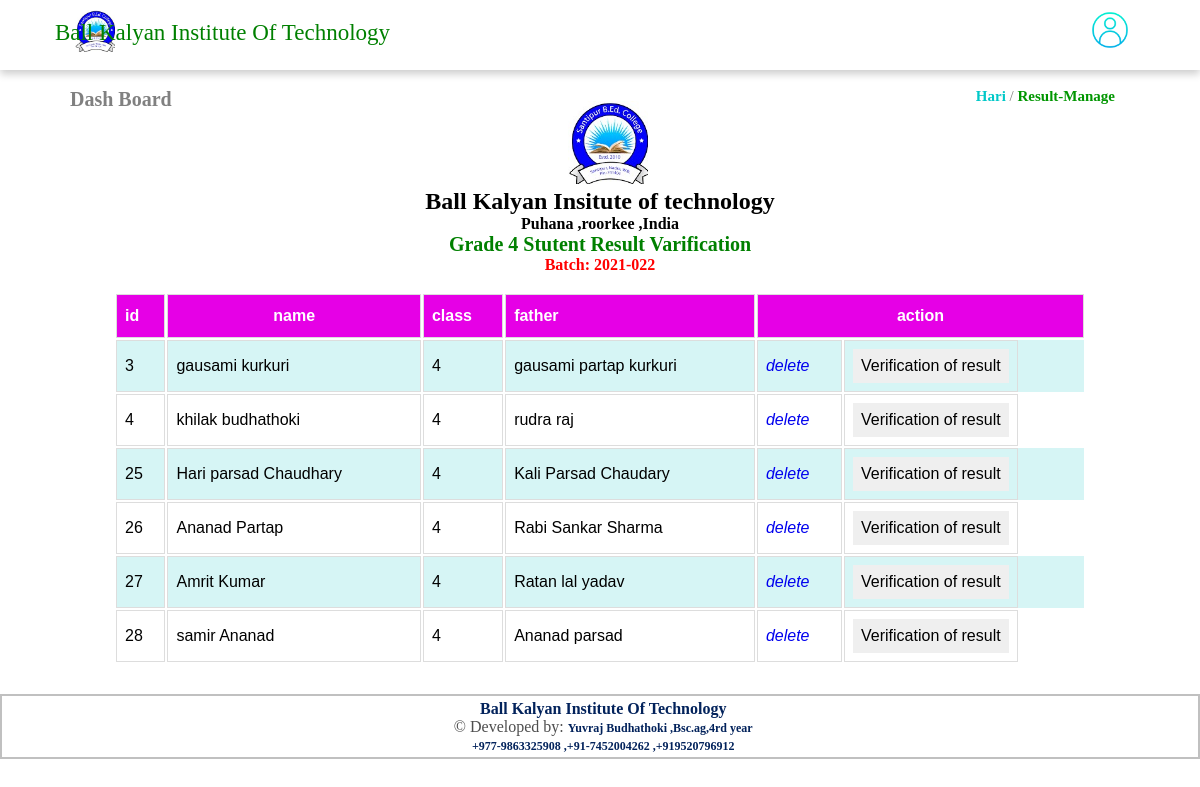
The app's page /result_manag_all.php?id=4 (signed in) with its own data.
### tables this page shows
CREATE TABLE `stddata` (
  `id` int(255) NOT NULL,
  `fname` varchar(255) NOT NULL,
  `lname` varchar(255) NOT NULL,
  `cls` varchar(255) NOT NULL,
  `father` varchar(255) NOT NULL,
  `address` varchar(255) NOT NULL,
  `pass` varchar(225) NOT NULL,
  `status` varchar(225) NOT NULL,
  `action` varchar(233) NOT NULL,
  `date` timestamp NOT NULL DEFAULT current_timestamp()
);

### result_manag_all.php (the view, shortened to what this page needs)
<?php
include("dbc1.php");
if (strlen($_SESSION['trmsaid']==0)) {
header('location:logout.php');
} else{
?>
<!doctype html>
<html class="no-js" lang="en">
  <head>
    <link rel="stylesheet" href="css/style1.css">
  </head>
  <body>
    <?php include('header.php'); ?>
    <div style="font-size: 20px; margin-left: 70px;  ">
      <a href="dashboard.php" style="text-decoration: none; color: gray; font-weight: bold;">Dash Board</a>
      <p  style="float:right; margin-right: 85px; text-decoration: none; font-size:15px; color:gray;">
        <a href="#" style="text-decoration: none; font-weight:bold; color: rgba(0, 200, 200, 1.0);"><?php echo $_SESSION['fname'];?></a>  /  <a href="result_manage_all.php" style="text-decoration: none; color: rgba(0, 150, 0, 1.0); font-weight:bold;">Result-Manage</a> </p>
      </div>
    <div style="width:90%; margin-left:5%; margin-top:-20px;">
      <?php
      $id=$_GET['id'];
      $query = "SELECT * FROM `stddata` WHERE cls='$id' ORDER BY id asc  ";
      $query1 = mysqli_query($conn , $query) or die("error");
      $result1= mysqli_fetch_array($query1);
      ?>
      <?php
      $cls=$result1['cls'];
      ?>
      <div style="margin-top:10px;"> <img src="uploade/logo.jpg" style="margin-left: 47%;" width="80"> <h2 style="text-align:center;"> Ball Kalyan Insitute of technology</h2>
        <h2 style="text-align:center; font-size: 16px;">Puhana ,roorkee ,India</h2>
        <h2 style="text-align:center; font-size: 20px; color:green;">Grade  <?php echo $cls; ?>  Stutent Result Varification</h2>
        <h2 style="text-align:center; font-size: 16px; color:red;">Batch: 2021-022</h2>
      </div>
      <br>
      <table id="table">
        <tr>
          <th >id</th>
          <th style="text-align:center;" >name</th>
          <th >class</th>
          <th >father </th>
          <th  colspan="2" style="text-align:center;">action</th>
        </tr>
        <?php
        include("dbc1.php");
        $id=$_GET['id'];
        $selectquery = "SELECT * FROM `stddata` where status='0' and cls=$id  ORDER BY id asc  ";
        $query = mysqli_query($conn , $selectquery) or die("error");
        while ($result= mysqli_fetch_array($query)) {
        ?>
        <tr class="tr">
          <td > <?php echo $result['id']; ?> </td>
          <td style="text-align: left;"><?php echo $result['fname']; ?> <?php echo $result['lname']; ?>  </td>
          <td ><?php echo $result['cls']; ?> </td>
          <td style="text-align: left;"><?php echo $result['father']; ?> </td>
          <td> <a href="delete.php?id=<?php echo $result['id']; ?> " data-toggle="tooltip" data-placement="bottom" title="delete" ><i class="fa fa-trash" aria-hidden="true">delete</i></a></td>
          <td class="dropdown">
            <button class="dropbtn" style="border:none; font-size:16px; margin-top:0px; text-align:center; ">Verification of result</button>
          </td>
       </tr>
        <?php
        }
        ?>
      </table>
    </div>
    <?php include('footer.php'); ?>
  </body>
</html>
<?php }  ?>

### css/style1.css (style rules this page uses)
* { padding: 0; margin: 0; }
a { text-decoration: none; }
button { border: none; outline: 0; display: flex; padding: 8px; color: white; background-color: #; text-align: center; cursor: pointer; width: 100%; font-size: 18px; margin-top: 20px; }
#table { font-family: Arial, Helvetica, sans-serif; width: 90%; margin-left: 5%; margin-right: 5%; }
#table td, #table th { border: 1px solid #ddd; padding: 8px; }
#table tr:nth-child(even) { background-color:#d6f5f5; }
#table th { padding-top: 12px; padding-bottom: 12px; text-align: left; background-color:#e600e6; color: white; }

### header.php (style rules this page uses)
.dropbtn { cursor: pointer; color: black; padding: -20px; }
.dropdown { position: relative; display: inline-block; }

### records on screen
stddata: cls "4", id "3", fname "gausami", lname "kurkuri", father "gausami partap kurkuri"
stddata: id "4", fname "khilak", lname "budhathoki", cls "4", father "rudra raj"
stddata: id "25", fname "Hari parsad", lname "Chaudhary", cls "4", father "Kali Parsad Chaudary"
stddata: id "26", fname "Ananad", lname "Partap", cls "4", father "Rabi Sankar Sharma"
stddata: id "27", fname "Amrit", lname "Kumar", cls "4", father "Ratan lal yadav"
stddata: id "28", fname "samir", lname "Ananad", cls "4", father "Ananad parsad"

### other values on screen
$_SESSION['fname'] "Hari"
